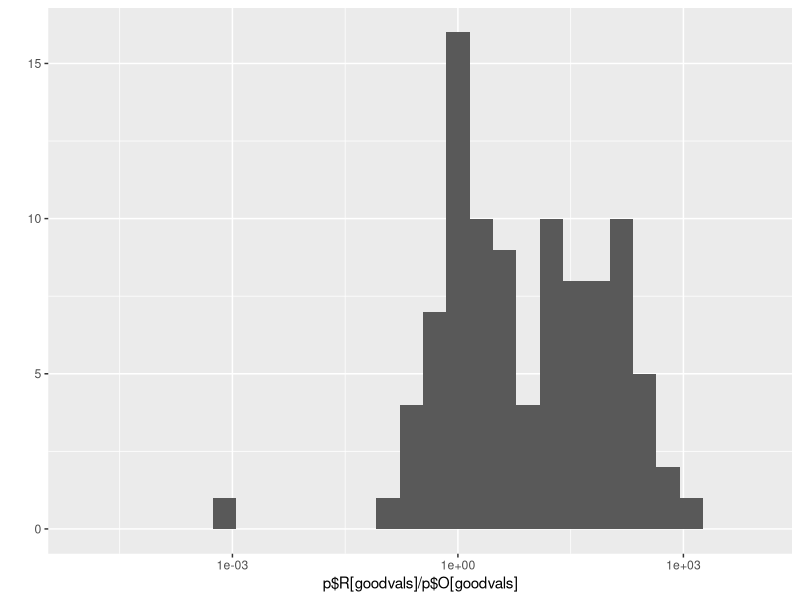
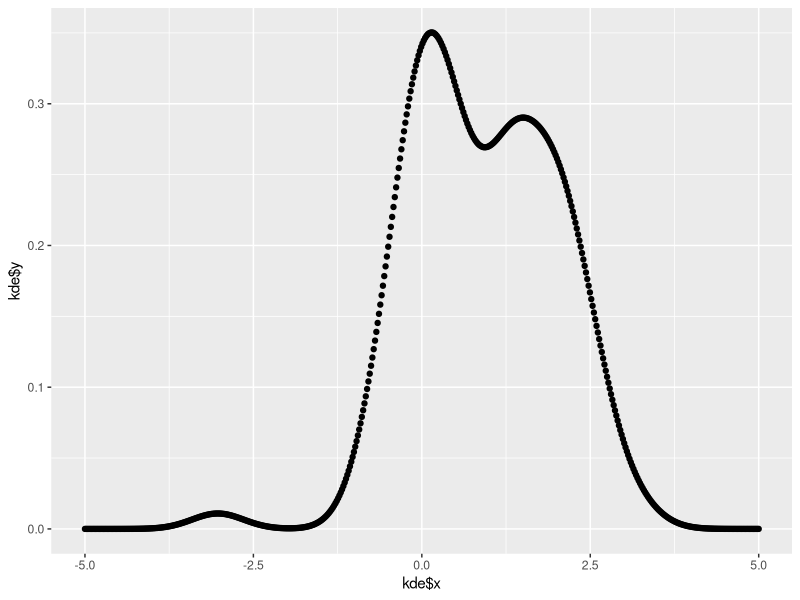
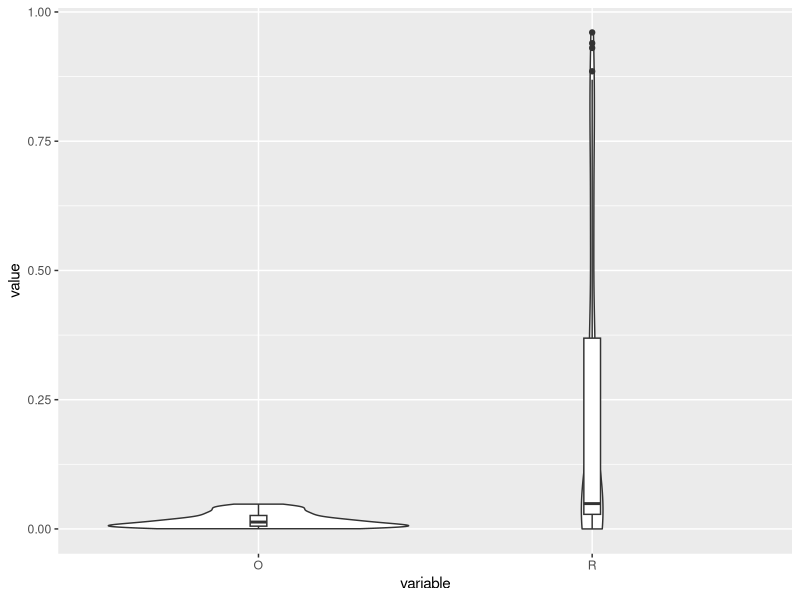

R code for these plots, in order:
library(ggplot2)
library(reshape2)

N <- 400

p <- matrix(NA, ncol=4, nrow=N)
p <- data.frame(p)
colnames(p) <- c("sample", "truth", "O","R")

set.seed(90210)

for (i in seq(1,100))
{
    p$sample[i] <- i
    if (runif(1) < .4)
    {
        p$truth <- 1
        p$O[i] <- runif(1, max=.05)
        p$R[i] <- runif(1, max=.05)
    }
    else
    {
        p$truth <- 0
        p$O[i] <- min(runif(60, max=1.0))
        p$R[i] <- runif(1, max=1.0)
    }
}

goodvals <- which(p$O < .05)



out.loc     <- "output/pval_hypothesis_hist.pdf"
pdf(out.loc)
qplot(p$R[goodvals] / p$O[goodvals]) +
    scale_x_log10(limits=c(.00001, 10000))
dev.off()
print(length(which(p$R[goodvals] < .05)) / length(goodvals))

kde <- density( log10(p$R[goodvals] / p$O[goodvals]) , from=-5, to=5)
out.loc     <- "output/pval_hypothesis_kde.pdf"
pdf(out.loc)
qplot(kde$x, kde$y) + xlim(-5, 5)
dev.off()





goodvals <- which(p$O < .05)
p.melt <- melt(p[goodvals,], id.vars=c("sample", "truth"))
# head(p)
# head(p.melt)
goodvals <- which(p$O < .05)
out.loc     <- "output/p-rep_hypothesis_violin.pdf"
pdf(out.loc)
ggplot(p.melt, aes(variable, value)) + 
    geom_violin() + 
    geom_boxplot(width=.05)
dev.off()









# ############
# # FIGURE 1
# # VIOLIN QUANTILE PLOTS (VQP) -----------------------------------------------
# ############
# 
# # Restructure the data to "long" format: Study type will be a factor
# df <- dplyr::select(RPPdata,starts_with("T."))
# df <- data.frame(EffectSize=as.numeric(c(df$T.r.O,df$T.r.R)),p.value=as.numeric(c(df$T.pval.USE.O,df$T.pval.USE.R)),grp=factor(c(rep("Original Studies",times=length(df$T.r.O)),rep("Replications",times=length(df$T.r.R)))))
# 
# # Create some variables for plotting
# df$grpN <- as.numeric(df$grp)
# probs   <- seq(0,1,.25)
# 
# # VQP PANEL A: p-value -------------------------------------------------
# 
# # Get p-value quantiles and frequencies from data
# qtiles <- ldply(unique(df$grpN),function(gr) quantile(round(df$p.value[df$grpN==gr],digits=4),probs,na.rm=T,type=3))
# freqs  <- ldply(unique(df$grpN),function(gr) table(cut(df$p.value[df$grpN==gr],breaks=qtiles[gr,],na.rm=T,include.lowest=T,right=T)))
# labels <- sapply(unique(df$grpN),function(gr)levels(cut(round(df$p.value[df$grpN==gr],digits=4), breaks = qtiles[gr,],na.rm=T,include.lowest=T,right=T)))
# 
# # Check the Quantile bins!
# ori           <-cbind(freq=as.numeric(t(freqs[1,])))
# rownames(ori) <- labels[,1]
# ori
# 
# rep           <-cbind(freq=as.numeric(t(freqs[2,])))
# rownames(rep) <- labels[,2]
# rep
# 
# # Get regular violinplot using package ggplot2
# g.pv <- ggplot(df,aes(x=grp,y=p.value)) + geom_violin(aes(group=grp),scale="width",color="grey30",fill="grey30",trim=T,adjust=.7)
# # Cut at quantiles using vioQtile() in C-3PR
# g.pv0 <- vioQtile(g.pv,qtiles,probs)
# # Garnish 
# g.pv1 <- g.pv0 + geom_hline(aes(yintercept=.05),linetype=2) +
#   ggtitle("A") + xlab("") + ylab("p-value") +
#   mytheme
# # View
# g.pv1
